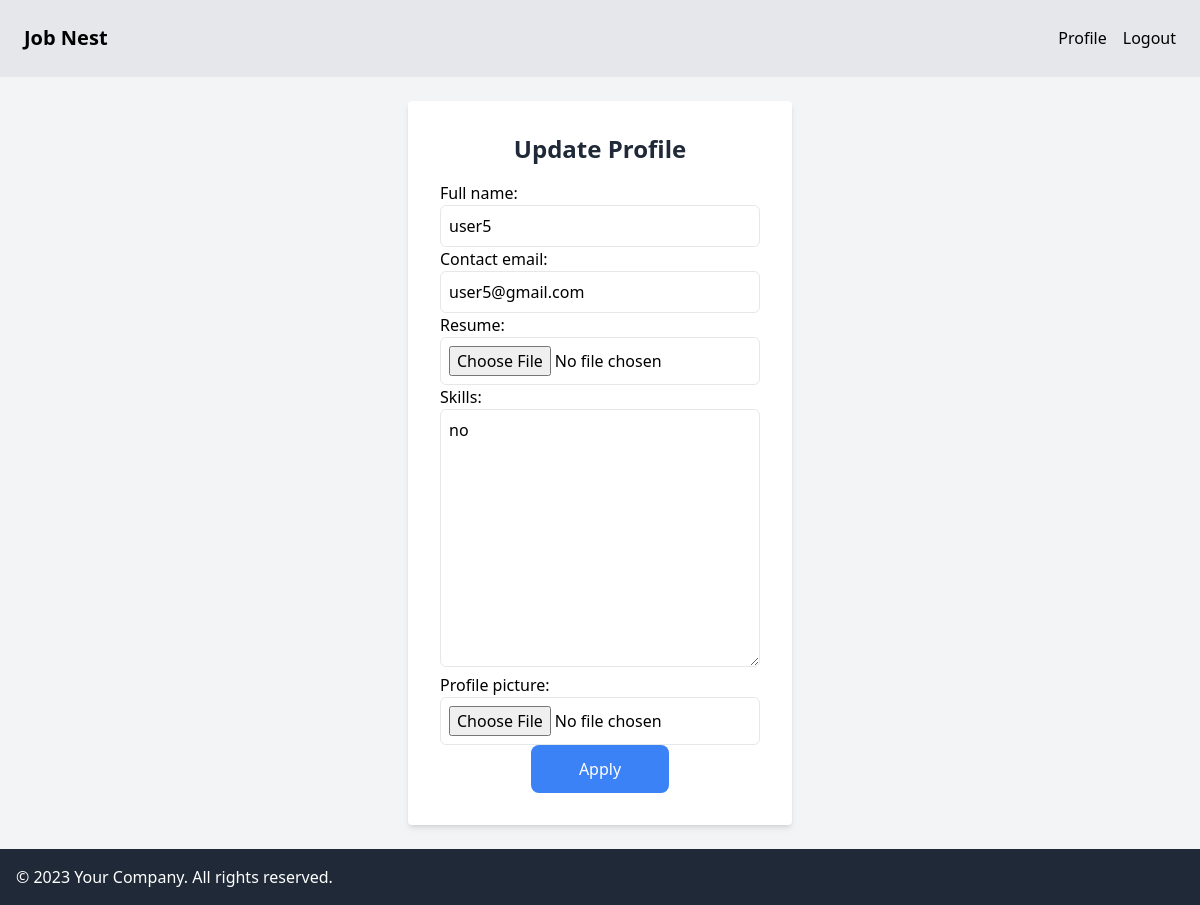
The page /update_profile (signed in) on the database its author committed.
### jobs/models.py (models this page shows)
class JobSeeker(models.Model):
    user = models.OneToOneField(User, on_delete=models.CASCADE)  # If using the built-in User model
    full_name = models.CharField(max_length=100)
    contact_email = models.EmailField()
    skills = models.TextField()
    resume = models.FileField(upload_to='job_seeker_resumes/', blank=True, null=True)
    profile_picture = models.ImageField(upload_to='job_seeker_profile_pics/',
                                        blank=True, null=True,default='avatar.jpg')

### jobs/views.py (the view)
# urls.py: path('update_profile', views.update_profile, name='update_profile'),
@login_required(login_url='/login')
def update_profile(request):
    user = JobSeeker.objects.get(user=request.user)
    if request.method == 'POST':
        form = EditUserForm(request.POST, request.FILES, instance=user)
        if form.is_valid():
            form.save()
            return redirect('user_profile_update')
    else:
        form = EditUserForm(instance=user)
    context = {
        'form': form,
        'user': user
    }
    return render(request,'profileUpdate.html',context)

### employer/forms.py
class EditUserForm(forms.ModelForm):
    class Meta:
        model = JobSeeker
        fields = ('full_name', 'contact_email', 'resume', 'skills', 'profile_picture')
        widgets = {
            'full_name': forms.TextInput(attrs={
                'class': INPUT_CLASSES
            }),
            'contact_email': forms.EmailInput(attrs={
                'class': INPUT_CLASSES
            }),
            'skills': forms.Textarea(attrs={
                'class': INPUT_CLASSES
            }),
            'resume': forms.FileInput(attrs={
                'class': INPUT_CLASSES
            }),
            'profile_picture': forms.FileInput(attrs={
                'class': INPUT_CLASSES
            })
        }

### jobs/templates/profileUpdate.html (shortened to what this page needs)
 {% extends 'base.html' %}
{% block content %}
        <div class="bg-white p-8 rounded shadow-md w-full sm:w-1/2 md:w-1/3">
            <h1 class="text-2xl font-semibold text-gray-800 text-center mb-4">Update Profile</h1>
                <form method="post" enctype="multipart/form-data">
                    {{ form.as_p }}
                <div class="text-center">
                    <button type="submit" class="bg-blue-500 text-white py-3 px-12 rounded-lg hover:bg-blue-600">Apply</button>
                </div>
            </form>
        </div>
 {% endblock %}

### rows shown on the page
JobSeeker: full_name "user5", contact_email "user5@gmail.com", skills "no"
